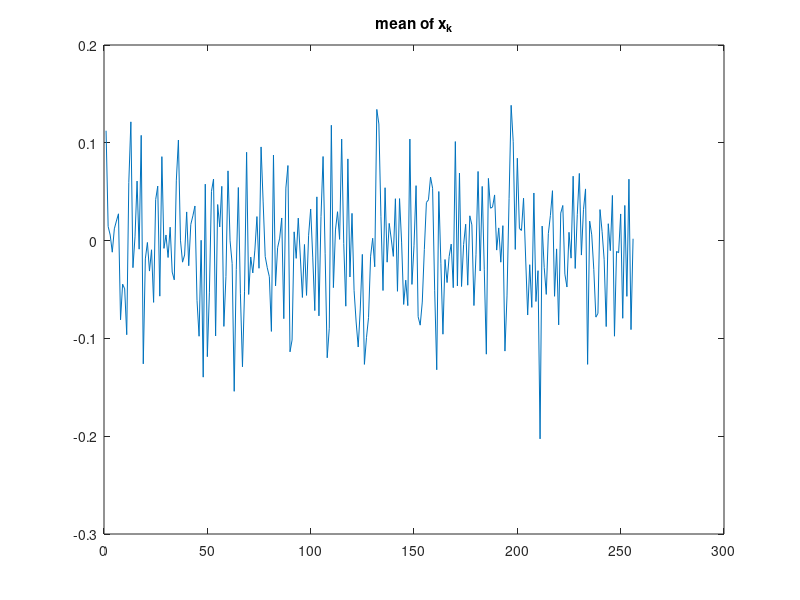
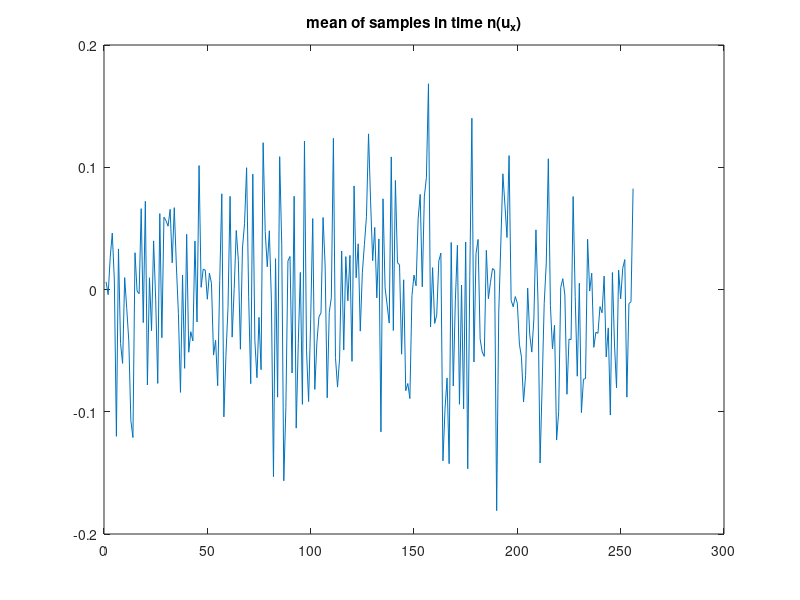
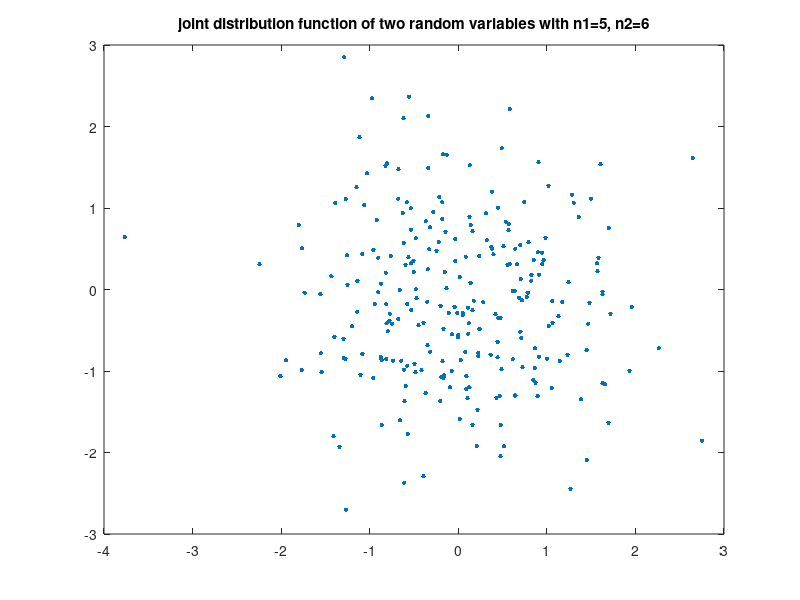

The MATLAB source for these figures, in order:
clc
clear

%Part 3 Q:1
X=normrnd(0,1,256,256);
ux=zeros(1,256);
x_mean=zeros(1,256);
for i=1:256
    ux(i)=mean(X(i,:));
    x_mean(i)=mean(X(:,i));
end
figure(1)
plot(1:256,x_mean)
title("mean of x_k")
figure(2)
plot(1:256,ux)
title("mean of samples in time n(u_x)")

%Part 3 Q:2
figure(3)
plot(X(5,:),X(6,:),'.','MarkerSize',10)
title("joint distribution function of two random variables with n1=5, n2=6")

rho=corr(X(5,:)',X(6,:)')
rho2= mean(X(5,:).*X(6,:))  %other way of calculating the correlation
